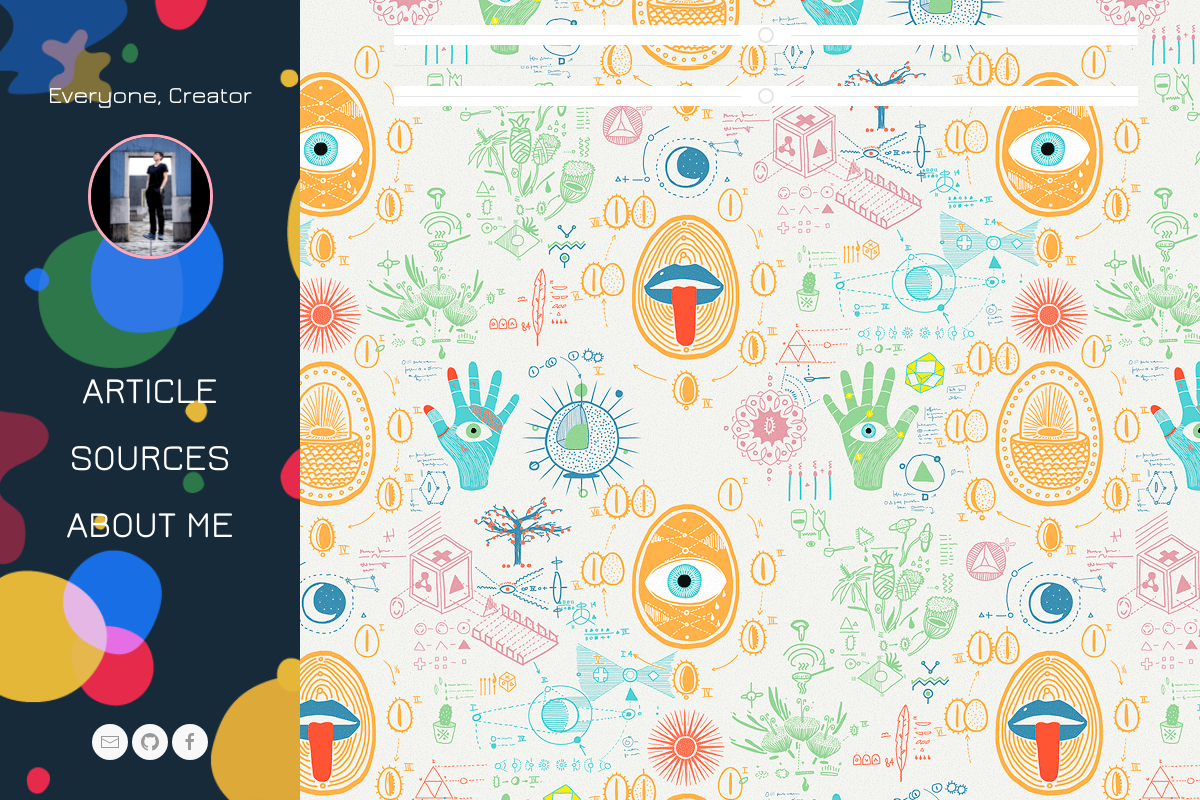
/blog, run on an earlier commit of the app's database.
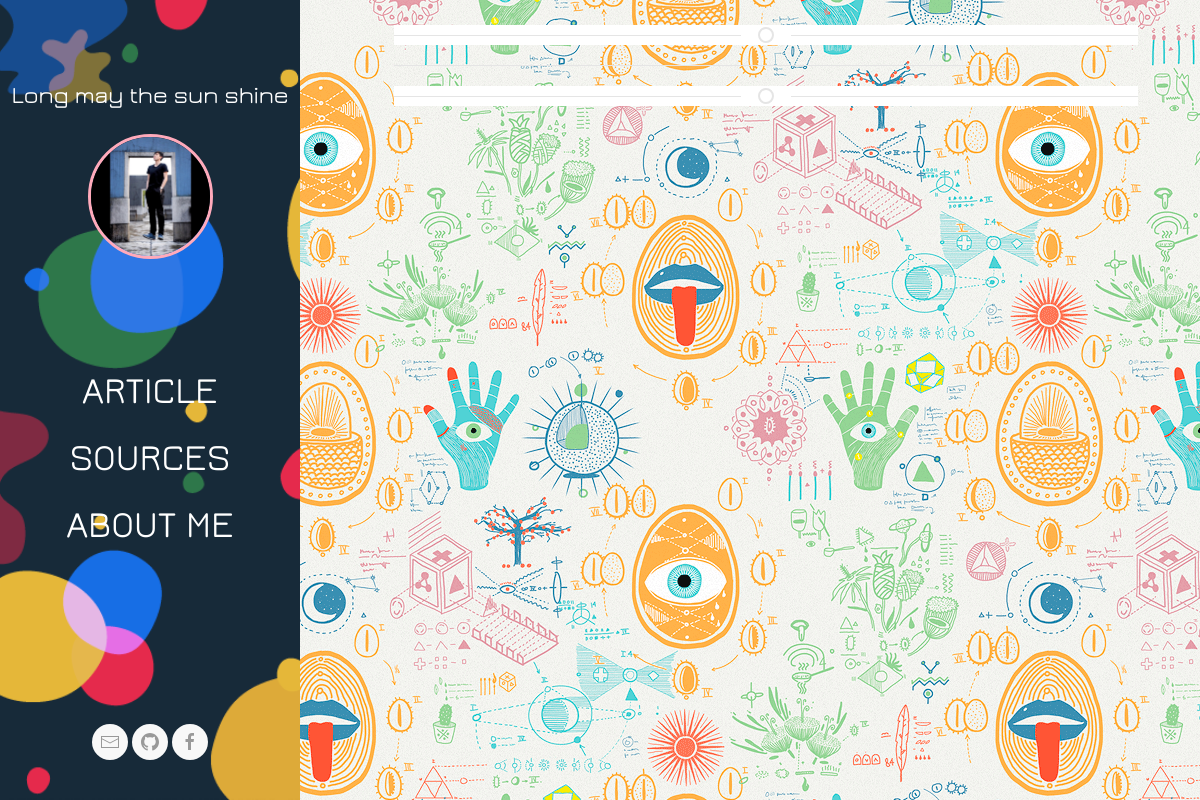
And on a later commit of the database.
### website/models.py (models this page shows, shortened)
class User(models.Model):
    user_name       = models.CharField(max_length=50)
    proverb         = models.CharField(max_length=200)
    email_link      = models.EmailField(max_length=200)
    github_link     = models.URLField(max_length=200)
    facebook_link   = models.CharField(max_length=200)

### website/views.py (the view)
# urls.py: path('blog', views.BlogView, name='blog_page'),
def BlogView(request):
    user = User.objects.filter(user_name='Lin Jingyi')[0]
    context = {
        'user': user,
    }
    return render(request, 'website/blog.html', context)

### website/templates/website/blog.html (shortened to what this page needs)
{% load static %}
<head>
    <link rel="stylesheet" href="{% static "website/css/uikit.min.css" %}" />
    <link rel="stylesheet" href="{% static "website/css/blog/blog_self.css" %}" />
</head>
<body>
    <div class="uk-height-1-1 uk-child-width-expand" uk-grid>
        <div class="flanker uk-width-1-4 uk-height-1-1 uk-background-cover uk-cover-container" uk-img>
            <div id="masker" class="uk-text-center" uk-cover><div class="uk-card uk-card-body uk-height-1-1 uk-text-center">
                <div class="user_area">
                  <div class="uk-text-center"><h3>{{ user.proverb }}</h3></div>
                  <div class="uk-text-center"><img id="Jingyi" data-src="{% static "website/images/blog/Jingyi.jpeg" %}" width="125px" height="125px" uk-img></img></div>
                </div>
                <div class="navigate">
                    <ul class="uk-nav-center uk-nav-parent-icon" uk-nav>
                        <li><a onclick="Article()">ARTICLE</a></li>
                        <li><a onclick="Sources()">SOURCES</a></li>
                        <li><a onclick="AboutMe()">ABOUT ME</a></li>
                    </ul>
                </div>
                <div class="uk-text-center contact_icon">
                    <a href="mailto:{{ user.email_link }}" class="uk-icon-button" uk-icon="mail" target="_blank"></a>
                    <a href="{{ user.github_link }}" class="uk-icon-button" uk-icon="github" target="_blank"></a>
                    <a href="{{ user.facebook_link }}" class="uk-icon-button" uk-icon="facebook" target="_blank"></a>
                </div>
            </div></div>
        </div>
        <div class="uk-width-1-1 blog-container" id="context-box">
            <hr class="uk-divider-icon">
<hr width=80% size=3 color=#5151A2 style="filter:progid:DXImageTransform.Microsoft.Shadow(color#5151A2,direction:145,strength:15)">
            <hr class="uk-divider-icon">
        </div>
    </div>
</body>

### website/static/website/css/blog/blog_self.css (style rules this page uses)
body { font-size: 14px; margin: 0 auto; }
a { font-size: 38px; text-decoration: none; color: #FFFFFF; font-family: jura-medium; }
h3 { font-family: jura-medium; color: #FFFFFF; margin-top: 0; }
#masker { height: 100%; width: 100%; background: rgba(0, 0, 0, 0.1); }
.blog-container { background-image: url("../../images/blog/alchemy.gif"); padding-left: 35%; padding-top: 2%; padding-right: 5% }
.navigate { position: absolute; bottom: 30%; left: 0; right: 0; margin: auto; }
.user_area { position: absolute; top: 10%; left: 0; right: 0; margin: auto; }
.contact_icon { position: absolute; bottom: 5%; left: 0; right: 0; margin: auto; }
#Jingyi { border-style: solid; border-color: #FFAABB; border-radius: 50%; }
.flanker { position: fixed; top: 0; left: 0; background-image: url("../../images/blog/Preview.png"); }
hr { background-color: #FFFFFF; }

What changed in the data, as far as the page shows it:
changed User: proverb "Everyone, Creator" → "Long may the sun shine"
